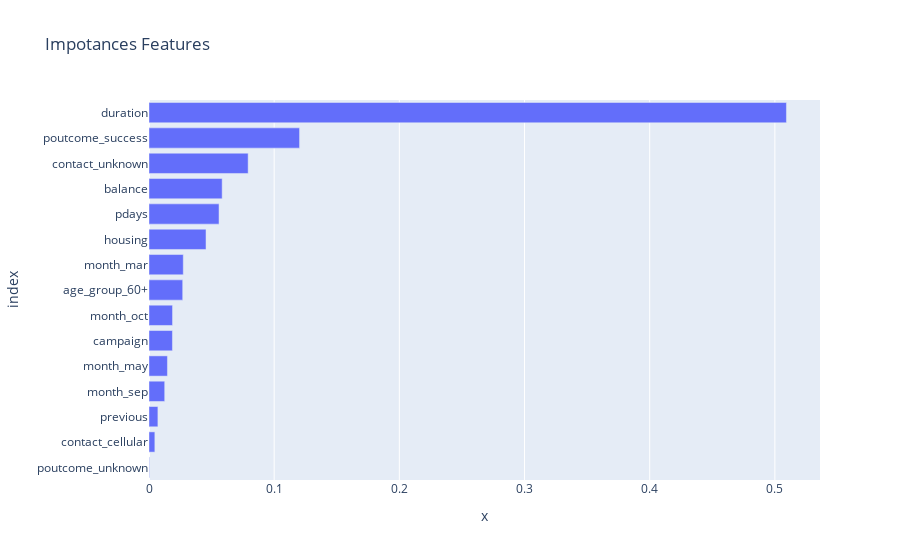

Source (notebook cell):
### Markdown cell above
Оценим наиболее значимые признаки в модели градиентного бустинга

### Code cell
features_importances = pd.Series(
    gb.feature_importances_, 
    index=select_feature.get_feature_names_out()
    )
fig = px.bar(features_importances,  
             x=features_importances.values,
             title='Impotances Features'
             )
fig.update_yaxes(categoryorder='total ascending')
fig.show()

### Figure 1 — Plotly figure (JSON) as saved in the notebook; plotly's stock layout.template omitted (floating-point values rounded to 4 significant figures)
{"data": [{"alignmentgroup": "True", "hovertemplate": "x=%{x}<br>index=%{y}<extra></extra>", "legendgroup": "", "marker": {"color": "#636efa", "pattern": {"shape": ""}}, "name": "", "offsetgroup": "", "orientation": "h", "showlegend": false, "textposition": "auto", "type": "bar", "x": [0.05845, 0.04556, 0.5093, 0.01873, 0.05595, 0.007109, 0.004674, 0.07921, 0.02738, 0.01474, 0.01881, 0.01255, 0.1203, 0.0003608, 0.02693], "xaxis": "x", "y": ["balance", "housing", "duration", "campaign", "pdays", "previous", "contact_cellular", "contact_unknown", "month_mar", "month_may", "month_oct", "month_sep", "poutcome_success", "poutcome_unknown", "age_group_60+"], "yaxis": "y"}], "layout": {"barmode": "relative", "legend": {"tracegroupgap": 0}, "title": {"text": "Impotances Features"}, "xaxis": {"anchor": "y", "domain": [0, 1], "title": {"text": "x"}}, "yaxis": {"anchor": "x", "categoryorder": "total ascending", "domain": [0, 1], "title": {"text": "index"}}}}
